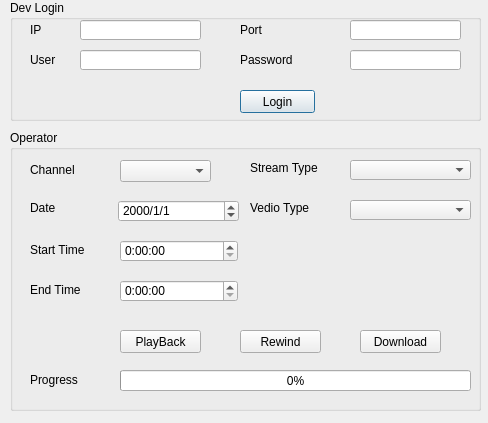
<?xml version="1.0" encoding="UTF-8"?>
<ui version="4.0">
 <class>Dialog</class>
 <widget class="QDialog" name="Dialog">
  <property name="geometry">
   <rect>
    <x>0</x>
    <y>0</y>
    <width>488</width>
    <height>423</height>
   </rect>
  </property>
  <property name="windowTitle">
   <string>Dialog</string>
  </property>
  <widget class="QGroupBox" name="groupBox">
   <property name="geometry">
    <rect>
     <x>10</x>
     <y>0</y>
     <width>471</width>
     <height>121</height>
    </rect>
   </property>
   <property name="title">
    <string>Dev Login</string>
   </property>
   <widget class="QPushButton" name="pushButton_loginAndLogout">
    <property name="geometry">
     <rect>
      <x>230</x>
      <y>90</y>
      <width>75</width>
      <height>23</height>
     </rect>
    </property>
    <property name="text">
     <string>Login</string>
    </property>
   </widget>
   <widget class="QLabel" name="label_2">
    <property name="geometry">
     <rect>
      <x>20</x>
      <y>50</y>
      <width>41</width>
      <height>20</height>
     </rect>
    </property>
    <property name="text">
     <string>User</string>
    </property>
   </widget>
   <widget class="QLineEdit" name="lineEdit_port">
    <property name="geometry">
     <rect>
      <x>340</x>
      <y>20</y>
      <width>111</width>
      <height>20</height>
     </rect>
    </property>
   </widget>
   <widget class="QLabel" name="label_3">
    <property name="geometry">
     <rect>
      <x>230</x>
      <y>20</y>
      <width>61</width>
      <height>20</height>
     </rect>
    </property>
    <property name="text">
     <string>Port</string>
    </property>
   </widget>
   <widget class="QLineEdit" name="lineEdit_password">
    <property name="geometry">
     <rect>
      <x>340</x>
      <y>50</y>
      <width>111</width>
      <height>20</height>
     </rect>
    </property>
   </widget>
   <widget class="QLineEdit" name="lineEdit_ip">
    <property name="geometry">
     <rect>
      <x>70</x>
      <y>20</y>
      <width>121</width>
      <height>20</height>
     </rect>
    </property>
   </widget>
   <widget class="QLineEdit" name="lineEdit_user">
    <property name="geometry">
     <rect>
      <x>70</x>
      <y>50</y>
      <width>121</width>
      <height>20</height>
     </rect>
    </property>
   </widget>
   <widget class="QLabel" name="label">
    <property name="geometry">
     <rect>
      <x>20</x>
      <y>20</y>
      <width>31</width>
      <height>20</height>
     </rect>
    </property>
    <property name="text">
     <string>IP</string>
    </property>
   </widget>
   <widget class="QLabel" name="label_4">
    <property name="geometry">
     <rect>
      <x>230</x>
      <y>50</y>
      <width>81</width>
      <height>20</height>
     </rect>
    </property>
    <property name="text">
     <string>Password</string>
    </property>
   </widget>
  </widget>
  <widget class="QGroupBox" name="groupBox_3">
   <property name="geometry">
    <rect>
     <x>10</x>
     <y>130</y>
     <width>471</width>
     <height>281</height>
    </rect>
   </property>
   <property name="title">
    <string>Operator</string>
   </property>
   <widget class="QProgressBar" name="progressBarByRecord">
    <property name="geometry">
     <rect>
      <x>110</x>
      <y>240</y>
      <width>351</width>
      <height>21</height>
     </rect>
    </property>
    <property name="value">
     <number>0</number>
    </property>
   </widget>
   <widget class="QPushButton" name="pushButton_playBack">
    <property name="geometry">
     <rect>
      <x>110</x>
      <y>200</y>
      <width>81</width>
      <height>23</height>
     </rect>
    </property>
    <property name="text">
     <string>PlayBack</string>
    </property>
   </widget>
   <widget class="QPushButton" name="pushButton_rewind">
    <property name="geometry">
     <rect>
      <x>230</x>
      <y>200</y>
      <width>81</width>
      <height>23</height>
     </rect>
    </property>
    <property name="text">
     <string>Rewind</string>
    </property>
   </widget>
   <widget class="QPushButton" name="pushButton_download">
    <property name="geometry">
     <rect>
      <x>350</x>
      <y>200</y>
      <width>81</width>
      <height>23</height>
     </rect>
    </property>
    <property name="text">
     <string>Download</string>
    </property>
   </widget>
   <widget class="QLabel" name="label_10">
    <property name="geometry">
     <rect>
      <x>20</x>
      <y>240</y>
      <width>81</width>
      <height>20</height>
     </rect>
    </property>
    <property name="text">
     <string>Progress</string>
    </property>
   </widget>
   <widget class="QTimeEdit" name="timeEdit_stratTime">
    <property name="geometry">
     <rect>
      <x>110</x>
      <y>110</y>
      <width>118</width>
      <height>22</height>
     </rect>
    </property>
    <property name="displayFormat">
     <string>H:mm:ss</string>
    </property>
   </widget>
   <widget class="QLabel" name="label_5">
    <property name="geometry">
     <rect>
      <x>20</x>
      <y>30</y>
      <width>61</width>
      <height>20</height>
     </rect>
    </property>
    <property name="text">
     <string>Channel</string>
    </property>
   </widget>
   <widget class="QLabel" name="label_8">
    <property name="geometry">
     <rect>
      <x>20</x>
      <y>110</y>
      <width>81</width>
      <height>20</height>
     </rect>
    </property>
    <property name="text">
     <string>Start Time</string>
    </property>
   </widget>
   <widget class="QComboBox" name="comboBox_streamType">
    <property name="geometry">
     <rect>
      <x>340</x>
      <y>30</y>
      <width>121</width>
      <height>20</height>
     </rect>
    </property>
   </widget>
   <widget class="QLabel" name="label_6">
    <property name="geometry">
     <rect>
      <x>240</x>
      <y>30</y>
      <width>101</width>
      <height>16</height>
     </rect>
    </property>
    <property name="text">
     <string>Stream Type</string>
    </property>
   </widget>
   <widget class="QTimeEdit" name="timeEdit_endTime">
    <property name="geometry">
     <rect>
      <x>110</x>
      <y>150</y>
      <width>118</width>
      <height>22</height>
     </rect>
    </property>
    <property name="displayFormat">
     <string>H:mm:ss</string>
    </property>
   </widget>
   <widget class="QComboBox" name="comboBox_recordType">
    <property name="geometry">
     <rect>
      <x>340</x>
      <y>70</y>
      <width>121</width>
      <height>20</height>
     </rect>
    </property>
   </widget>
   <widget class="QLabel" name="label_9">
    <property name="geometry">
     <rect>
      <x>20</x>
      <y>150</y>
      <width>71</width>
      <height>20</height>
     </rect>
    </property>
    <property name="text">
     <string>End Time</string>
    </property>
   </widget>
   <widget class="QComboBox" name="comboBox_channel">
    <property name="geometry">
     <rect>
      <x>110</x>
      <y>30</y>
      <width>91</width>
      <height>22</height>
     </rect>
    </property>
   </widget>
   <widget class="QLabel" name="label_7">
    <property name="geometry">
     <rect>
      <x>240</x>
      <y>70</y>
      <width>81</width>
      <height>16</height>
     </rect>
    </property>
    <property name="text">
     <string>Vedio Type</string>
    </property>
   </widget>
   <widget class="QLabel" name="label_11">
    <property name="geometry">
     <rect>
      <x>20</x>
      <y>70</y>
      <width>66</width>
      <height>16</height>
     </rect>
    </property>
    <property name="text">
     <string>Date</string>
    </property>
   </widget>
   <widget class="QDateEdit" name="dateEdit">
    <property name="geometry">
     <rect>
      <x>108</x>
      <y>70</y>
      <width>121</width>
      <height>22</height>
     </rect>
    </property>
    <property name="displayFormat">
     <string>yyyy/M/d</string>
    </property>
   </widget>
  </widget>
 </widget>
 <layoutdefault spacing="6" margin="11"/>
 <resources/>
 <connections/>
</ui>
